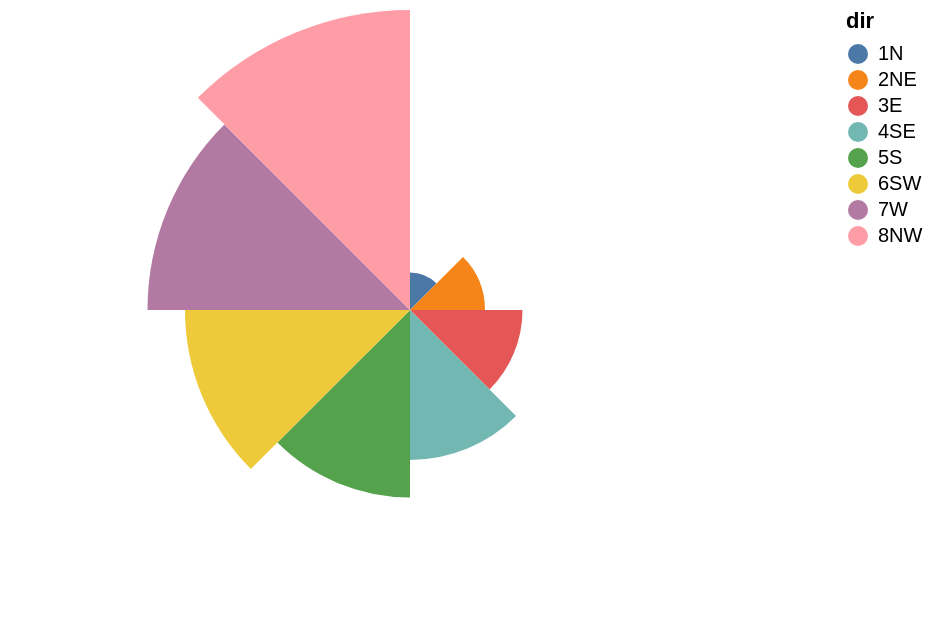

Vega-Lite specification for this chart:
### Vega specification from a JSON file in a GitHub repository (floating-point values rounded to 4 significant figures)
{"$schema": "https://vega.github.io/schema/vega/v5.json", "background": "white", "padding": 5, "width": 400, "height": 300, "style": "view", "data": [{"name": "source_0", "values": [{"dir": "1N", "strength": 1}, {"dir": "2NE", "strength": 2}, {"dir": "3E", "strength": 3}, {"dir": "4SE", "strength": 4}, {"dir": "5S", "strength": 5}, {"dir": "6SW", "strength": 6}, {"dir": "7W", "strength": 7}, {"dir": "8NW", "strength": 8}]}, {"name": "data_0", "source": "source_0", "transform": [{"type": "stack", "groupby": ["dir"], "field": "strength", "sort": {"field": [], "order": []}, "as": ["strength_start", "strength_end"], "offset": "zero"}, {"type": "filter", "expr": "isValid(datum[\"strength\"]) && isFinite(+datum[\"strength\"])"}]}], "marks": [{"name": "marks", "type": "arc", "style": ["arc"], "from": {"data": "data_0"}, "encode": {"update": {"fill": {"scale": "color", "field": "dir"}, "description": {"signal": "\"dir: \" + (isValid(datum[\"dir\"]) ? datum[\"dir\"] : \"\"+datum[\"dir\"]) + \"; strength: \" + (format(datum[\"strength\"], \"\"))"}, "x": {"signal": "width", "mult": 0.5}, "y": {"signal": "height", "mult": 0.5}, "outerRadius": {"scale": "radius", "field": "strength_end"}, "innerRadius": {"scale": "radius", "field": "strength_start"}, "startAngle": {"scale": "theta", "field": "dir"}, "endAngle": {"scale": "theta", "field": "dir", "offset": {"signal": "bandwidth('theta')"}}}}}], "scales": [{"name": "theta", "type": "band", "domain": {"data": "data_0", "field": "dir", "sort": true}, "range": [0, 6.283]}, {"name": "radius", "type": "linear", "domain": {"data": "data_0", "fields": ["strength_start", "strength_end"]}, "range": [0, {"signal": "min(width,height)/2"}], "zero": true}, {"name": "color", "type": "ordinal", "domain": {"data": "data_0", "field": "dir", "sort": true}, "range": "category"}], "legends": [{"fill": "color", "symbolType": "circle", "title": "dir"}]}
